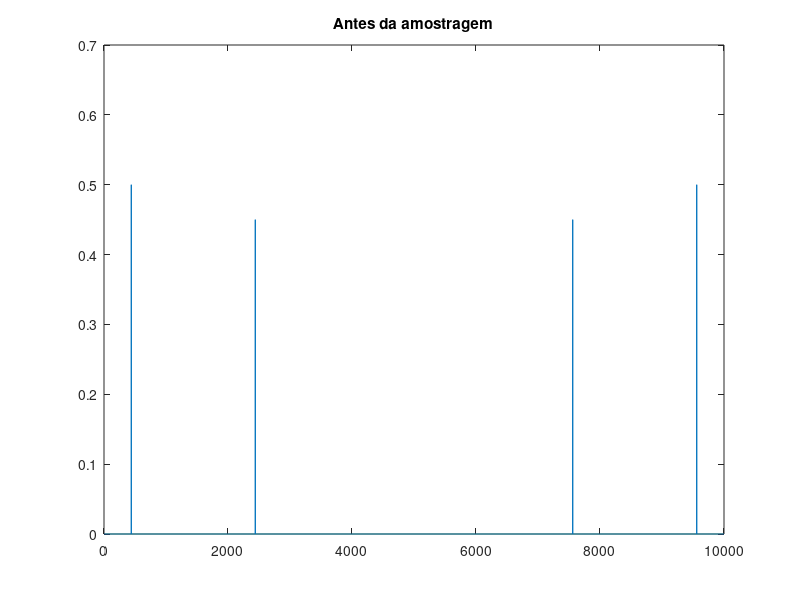
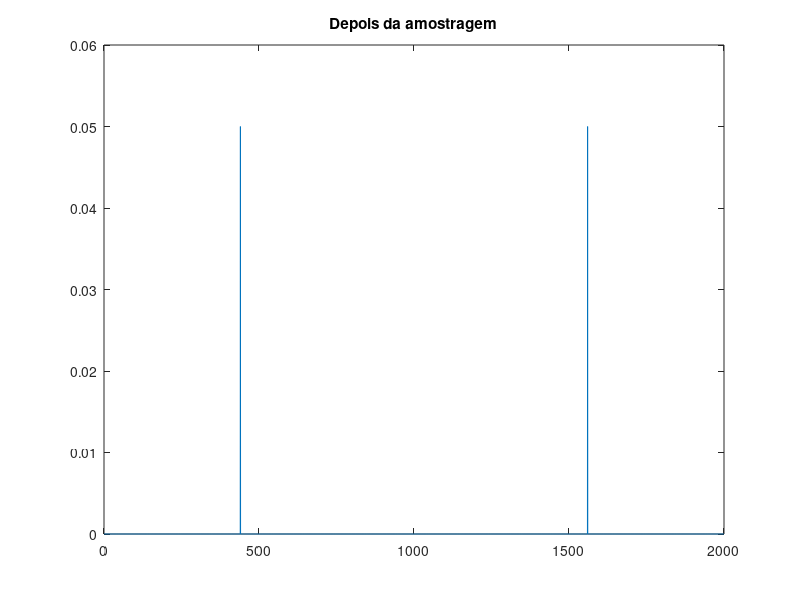

These charts were generated, in order, by the following MATLAB code:
%% Aproximando sinal no tempo contínuo
Finf = 10e3;
T = 20000;
t_end = (T-1)/Finf;
t = 0:1/Finf:t_end;
xc = cos(2*pi*440*t) - .9*cos(2*pi*2440*t);
sound(xc,Finf);
pause(t_end);

%% Amostrando sinal
Fs = 2e3;
Ts = 1/Fs;
ts = 1:(Finf/Fs):T;
x = xc(ts);
sound(x,Fs);
pause(t_end);

Xc = fft(xc);
F = (0:length(Xc)-1)*Finf/length(Xc);
figure(1); plot(F, abs(Xc)/length(Xc));
title("Antes da amostragem");

X = fft(x);
F = (0:length(X)-1)*Fs/length(X);
figure(2); plot(F, abs(X)/length(X));
title("Depois da amostragem");